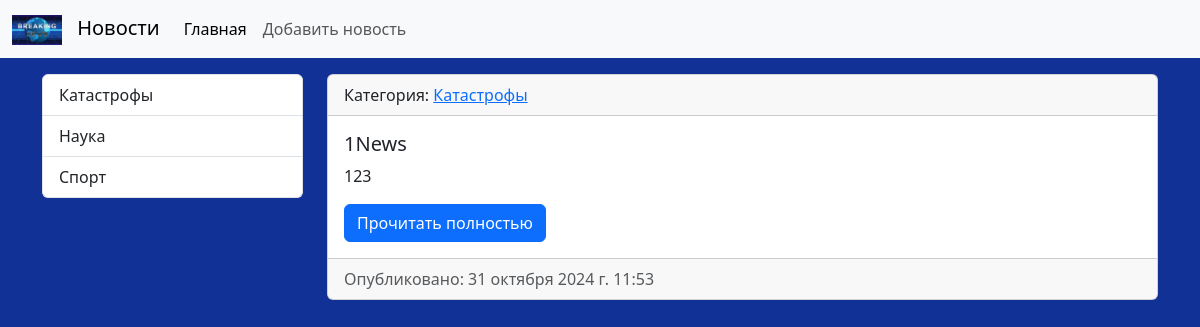
The app's page /news/category/2/, older data.
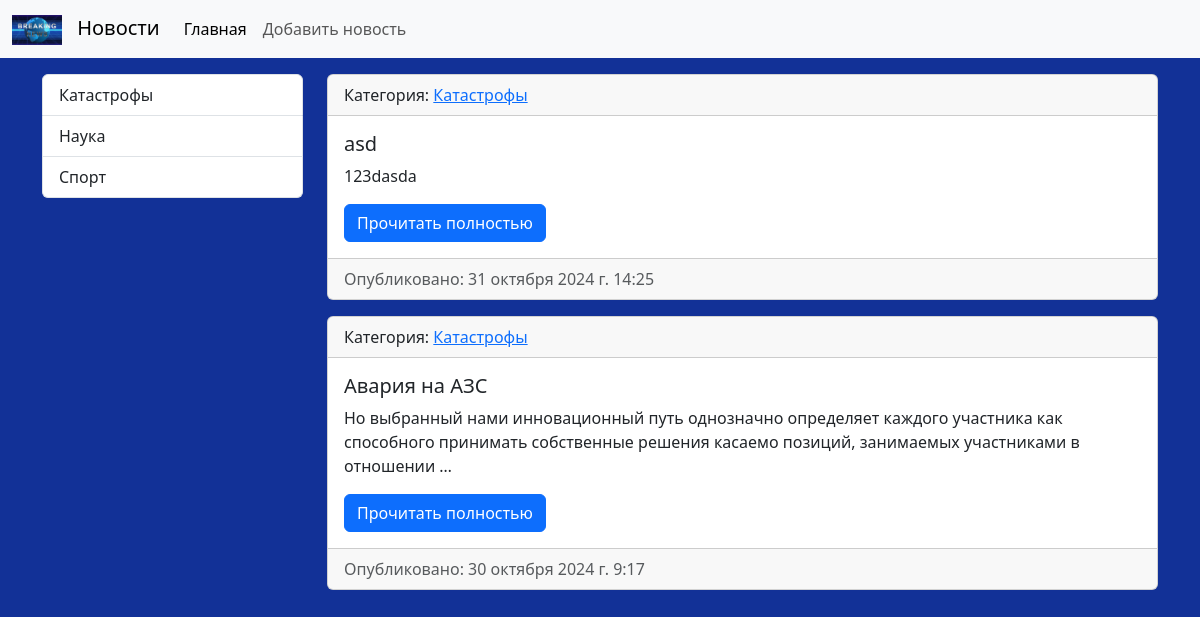
The same page, newer data.
### news/models.py (models this page shows, shortened)
class Category(models.Model):
    title = models.CharField(max_length=50, verbose_name='Наименование категории', db_index=True)
    def get_absolute_url(self):
        return reverse('category', kwargs={'category_id': self.pk})
    def __str__(self):
        return self.title
    class Meta:
        verbose_name = 'Категорию'
        verbose_name_plural = 'Категории'
        ordering = ['title']

class News(models.Model):
    title = models.CharField(max_length=150, verbose_name='Название новости')
    content = models.TextField(blank=True, verbose_name='Содержание новости')
    created_at = models.DateTimeField(auto_now_add=True, verbose_name='Дата создание')
    updated_at = models.DateTimeField(auto_now=True, verbose_name='Дата обновления')
    photo = models.ImageField(blank=True, upload_to='photos/%Y/%m/%d/', verbose_name='Фото')
    is_published = models.BooleanField(default=False, verbose_name='Статус публикации')
    category = models.ForeignKey('Category', on_delete=models.PROTECT, verbose_name='Категория')
    def get_absolute_url(self):
        return reverse('view_news', kwargs={'pk': self.pk})
    class Meta:
        verbose_name = 'Новость'
        verbose_name_plural = 'Новости'
        ordering = ['-created_at']

### news/views.py (the view)
# urls.py: path('category/<int:category_id>/', NewsByCategory.as_view(), name='category'),
class NewsByCategory(HomeNews):
    model = News
    template_name = "news/index.html"
    context_object_name = 'all_news'
    def get_queryset(self):
        return News.objects.filter(is_published=True, category_id=self.kwargs['category_id'])
    def get_context_data(self, *, object_list=None, **kwargs):
        context = super().get_context_data(**kwargs)
        context['title'] = Category.objects.get(pk=self.kwargs['category_id'])
        return context

### news/templatetags/news_tags.py (called while the page is built)
@register.simple_tag(name="getCategories")
def get_categories():
    return Category.objects.all()

### news/views.py (called while the page is built)
    def get_context_data(self, *, object_list=None, **kwargs):
        context = super().get_context_data(**kwargs)
        context['title'] = 'Список новостей'
        return context

### news/templates/news/index.html (shortened to what this page needs)
{% extends 'news/base.html' %}
{% load static %}
{% load news_tags %}
{% block sidebar %}
    {% include "news/inc/_sidebar.html" %}
{% endblock sidebar %}
{% block content %}
    {% for item in all_news %}
        <div class="card mb-3">
            <div class="card-header">
                Категория: <a href="{{ item.category.get_absolute_url }}">{{ item.category }}</a>
            </div>
            <div class="card-body">
                <h5 class="card-title">{{ item.title }}</h5>
                <p class="card-text">{{ item.content|truncatewords:20 }}</p>
                <a href="{{ item.get_absolute_url }}" class="btn btn-primary">Прочитать полностью</a>
            </div>
            <div class="card-footer text-body-secondary">
                Опубликовано: {{ item.created_at }}
            </div>
        </div>
    {% endfor %}
{% endblock content %}

### templates/news/base.html (shortened to what this page needs)
{% load static %}
<!doctype html>
<html lang="en">
<head>
    <link rel="stylesheet" href="{% static 'bootstrap/css/bootstrap.min.css' %}">
    <link rel="stylesheet" href="{% static 'css/style.css' %}">
</head>
<body>
{% include 'news/inc/_nav.html' %}
<div class="container mt-3">
    <div class="row">
        <div class="col-md-3">
            {% block sidebar %}{% endblock sidebar %}
        </div>
        <div class="col-md-9">
            {% block content %}{% endblock content %}
        </div>
    </div>
</div>
</body>
</html>

### templates/news/inc/_nav.html (shortened to what this page needs)
{% load static %}
<nav class="navbar navbar-expand-lg bg-body-tertiary">
  <div class="container-fluid">
    <a class="navbar-brand" href="{% url 'home' %}">
      <img src="{% static 'images/banner.jpg' %}" alt="Новости"> Новости
    </a>
    <div class="collapse navbar-collapse" id="navbarNav">
      <ul class="navbar-nav mr-auto mb-2 mb-lg-0">
        <li class="nav-item">
          <a class="nav-link active" aria-current="page" href="{% url 'home' %}">Главная</a>
        </li>
        <li class="nav-item">
          <a class="nav-link" href="{% url 'add_news' %}">Добавить новость</a>
        </li>
      </ul>
    </div>
  </div>
</nav>

### templates/news/inc/_sidebar.html
{% load news_tags %}
<div class="list-group">
    {% getCategories as categories %}
    {% for category in categories %}
        <a href="{{ category.get_absolute_url }}" class="list-group-item list-group-item-action">{{ category.title }}</a>
    {% endfor %}
</div>

### newsproject/static/css/style.css (style rules this page uses)
body { background-color: #123197; }

### templates/news/inc/_nav.html (style rules this page uses)
.navbar-brand img { height: 30px; margin-right: 10px; }

Row changes from the older to the newer data that the page shows:
removed News: category "Катастрофы", title "1News", content "123", created_at "31 октября 2024 г. 11:53"
added News: category "Катастрофы", title "asd", content "123dasda", created_at "31 октября 2024 г. 14:25"
now on this page (row edited): News: category "Катастрофы", title "Авария на АЗС", content "Но выбранный нами инновационный путь однозначно определяет каждого участника как способного принимать собственные решения касаемо позиций, занимаемых участниками в отношении …", created_at "30 октября 2024 г. 9:17"
